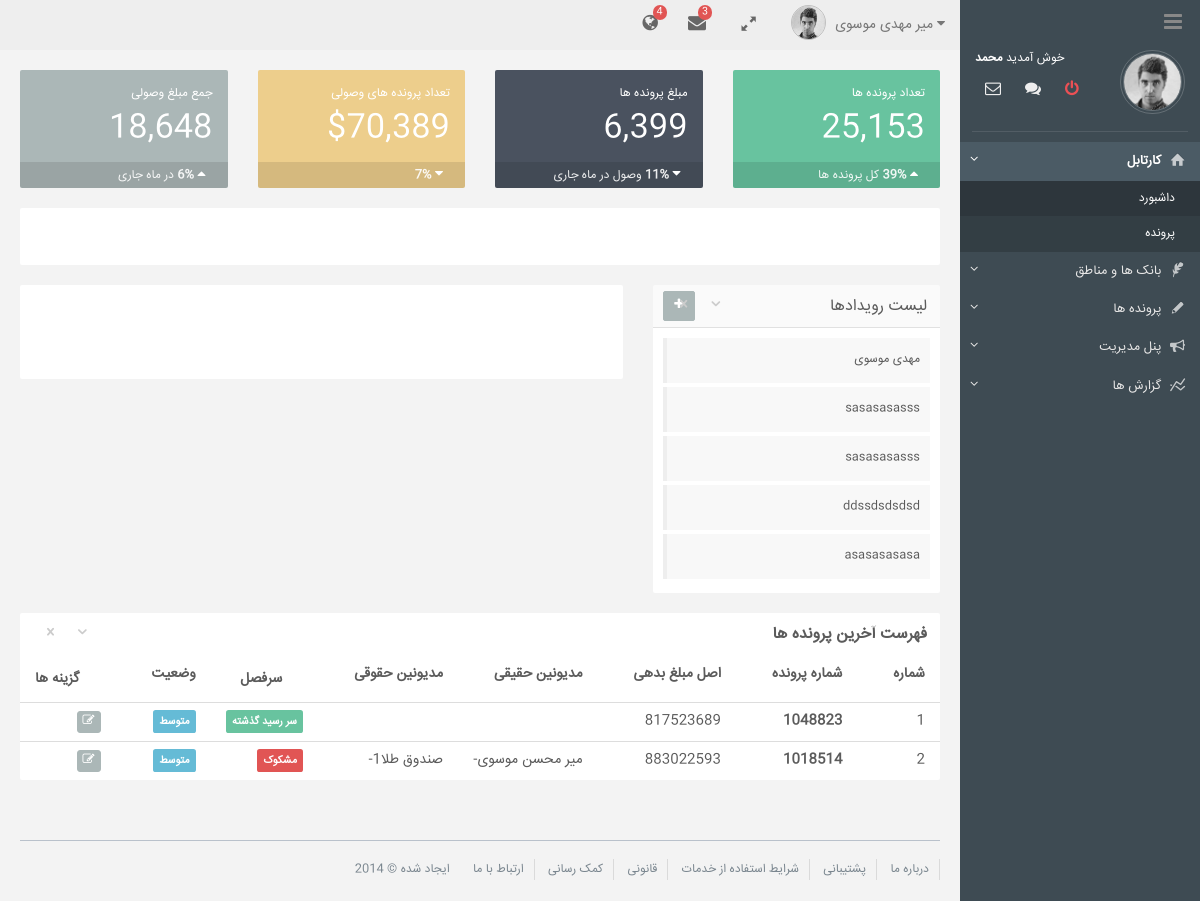
Before: / (signed in) with the older database file.
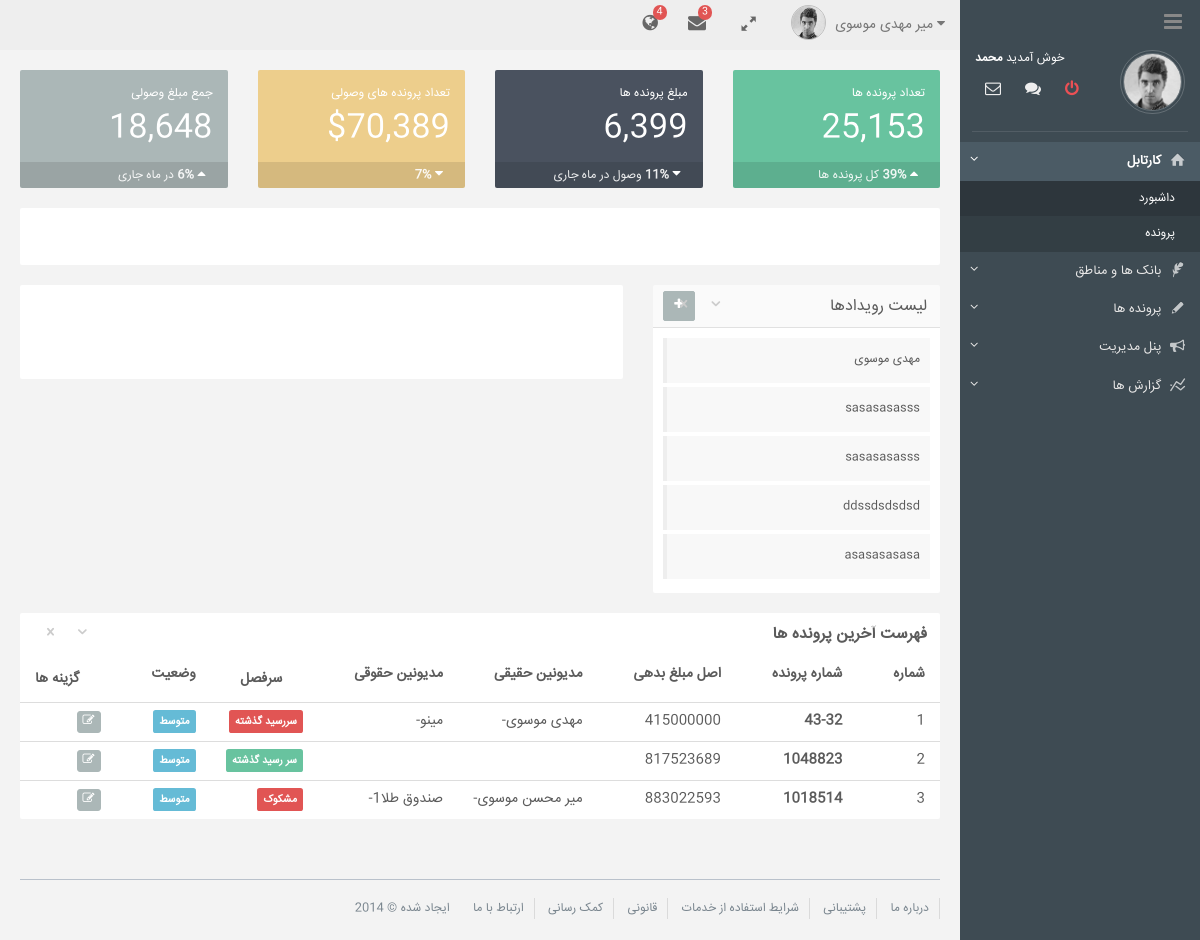
After: the same page with the newer database file.
### employee/models.py (models this page shows, shortened)
@python_2_unicode_compatible
class FileReminder(Base):
    file = models.ForeignKey(File, verbose_name=_('پرونده'), related_name='reminders')
    subject = models.CharField(_('موضوع'), max_length=100)
    detail = models.TextField(_('شرح'))
    persian_date = jmodels.jDateField(_('تاریخ'), null=True)
    class Meta:
        verbose_name = _('file_reminder')
        verbose_name_plural = _('file_reminders')
        db_table = 'file_reminders'

@python_2_unicode_compatible
class EmployeeFile(Base):
    AUTH_STATUS = (
        ('کارشناس', 'کارشناس'),
        ('وکیل', 'وکیل'),
    )
    STATUS = (
        ('enable', 'فعال'),
        ('disable', 'غیر فعال'),
    )
    file = models.ForeignKey(File, verbose_name=_('پرونده'), related_name='employees')
    employee = models.ForeignKey(User, verbose_name=_('کاربر'), related_name='files')
    status = models.CharField(_('وضعیت'), max_length=50, default='enable', choices=STATUS)
    auth_status = models.CharField(_('نوع تخصیص'), max_length=50, default='کارشناس', choices=AUTH_STATUS)
    objects = models.Manager()
    files = FileManager()
    class Meta:
        unique_together = ('file', 'employee')
        verbose_name = _('تخصیص پرونده')
        verbose_name_plural = _('تخصیص پرونده')
        db_table = 'employee_files'

### bank/models.py (models this page shows, shortened)
@python_2_unicode_compatible
class File(Base):
    STATUS = (
        (u"سررسید گذشته", u"سر رسید گذشته"),
        (u"معوق", u"معوق"),
        (u"مشکوک الوصول", u"مشکوک الوصول")
    )
    TYPE = (
        ('جعاله', 'جعاله'),
        ('اعتباری خرید کالا', 'اعتباری خرید کالا'),
        ('خرید خودرو', 'خرید خودرو'),
    )
    ASSURANCE_TYPE = (
        ('خرد', 'خرد'),
        ('متوسط', 'متوسط'),
        ('کلان', 'کلان'),
    )
    file_code = models.CharField(_(u'کد پرونده'), max_length=200, unique=True)
    contract_code = models.CharField(_(u'شماره قرارداد'), max_length=200, unique=True)
    main_deposit = models.PositiveIntegerField(_(u'اصل مبلغ بدهی'), default=100)
    nc_deposit = models.PositiveIntegerField(_(u'وجه التزام'), default=100)
    so_deposit = models.PositiveIntegerField(_(u'سود'), default=100)
    cost_proceeding = models.PositiveIntegerField(_(u'هزینه دادرسی'), default=100)
    branch = models.ForeignKey(Branch, verbose_name=_(u'شعبه'), related_name='files')
    persian_date_refrence = models.CharField(_(u'تاریخ ارجاع'), max_length=10, default=None, null=True)
    persian_normal_date_refrence = models.CharField(_(u'تاریخ ارجاع'), max_length=10, default=None, null=True)
    status = models.CharField(_(u'وضعیت'), max_length=20, choices=STATUS, default='مشکوک')
    file_type = models.CharField(_('نوع قرارداد'), max_length=50, choices=TYPE, default='جعاله')
    class Meta:
        ordering = ['file_code']
        verbose_name = _('file')
        verbose_name_plural = _('files')
        db_table = 'files'
    @property
    def assurance(self):
        if self.main_deposit < 10000000:
            return 'خرد'
        if 10000000 < self.main_deposit < 1000000000:
            return 'متوسط'
        if self.main_deposit < 1000000000:
            return 'کلان'
    @property
    def person_list(self):
        person_str = ''
        for person in self.file_persons.all():
            person_str += '{}-'.format(person.person.full_name)
        return person_str
    @property
    def offices(self):
        office_str = ''
        for office in self.related_office.all():
            office_str += '{}-'.format(office.office.name)
        return office_str

@python_2_unicode_compatible
class PersonFile(Base):
    TYPE = (
        ('مدیون', 'مدیون'),
        ('ضامن', 'ضامن'),
        ('منفرقه', 'متفرقه'),
    )
    file = models.ForeignKey(File, verbose_name=_('پرونده'), related_name='file_persons')
    person = models.ForeignKey(Person, verbose_name=_('شخص'), related_name='file_persons')
    relation_type = models.CharField(_('ارتباط'), max_length=10, default='مدیون', choices=TYPE)
    class Meta:
        unique_together = ['file', 'person']
        verbose_name = _('person_file')
        verbose_name_plural = _('person_files')
        db_table = 'person_files'

@python_2_unicode_compatible
class Person(Base, Human):
    file = models.ManyToManyField(File, through='PersonFile', verbose_name=_('شخص'), related_name='persons')
    class Meta:
        ordering = ['first_name', 'last_name']
        verbose_name = _('person')
        verbose_name_plural = _('persons')
        db_table = 'persons'

@python_2_unicode_compatible
class FileOffice(Base):
    TYPE = (
        ('مدیون', 'مدیون'),
        ('ضامن', 'ضامن'),
        ('منفرقه', 'متفرقه'),
    )
    file = models.ForeignKey(File, verbose_name=_('پرونده'), related_name='related_office')
    office = models.ForeignKey(Office, verbose_name=_('شرکت'), related_name='related_office')
    relation_type = models.CharField(_('ارتباط'), max_length=10, default='مدیون', choices=TYPE)
    description = models.TextField(_('توضیحات'), null=True)
    class Meta:
        unique_together = ['file', 'office']
        verbose_name = _('file_office')
        verbose_name_plural = _('file_offices')
        db_table = 'file_offices'

@python_2_unicode_compatible
class Office(Base, Location):
    name = models.CharField(_('نام شرکت'), max_length=200)
    city = models.ForeignKey(City, verbose_name=_('نام شهر'),null=True)
    register_number = models.PositiveIntegerField(_('شماره ثبت'), unique=True)
    class Meta:
        ordering = ['register_number']
        verbose_name = _('person_office')
        verbose_name_plural = _('person_offices')
        db_table = 'person_offices'

### employee/views.py (the view)
# urls.py: url(r'^$', dashboard, name='main'),
@login_required(login_url='/employee/login/')
@permission_required('employee.profile.dashboard')
def dashboard(request):
    files_emp = EmployeeFile.objects.filter(employee=request.user).values_list('file', flat=True)
    follows = FollowUp.objects.filter(file__in=files_emp)[:8]
    reminders = FileReminder.objects.filter(file__in=files_emp).order_by('-created_at')[:10]
    last_files = EmployeeFile.files.filter(employee=request.user).order_by('-created_at')[:10]
    return render(
        request,
        'bank/employee/dashboard.html',
        {
            'follows': follows,
            'reminders': reminders,
            'files': last_files
        }
    )

### base/models.py (called while the page is built)
    @property
    def full_name(self):
        return '{} {}'.format(self.first_name, self.last_name)

### employee/models.py (called while the page is built)
    def get_queryset(self):
            return super(FileManager, self).get_queryset().filter(status='enable')

### bank/templates/bank/employee/dashboard.html (shortened to what the changed rows need)
{% extends 'bank/base.html' %}
{%  load staticfiles %}
{% block content %}
<div class="row top-summary">
    <div class="col-lg-3 col-md-6">
        <div class="widget green-1 animated fadeInDown">
            <div class="widget-content padding">
                <div class="text-box">
                    <h2><span class="animate-number" data-value="25153" data-duration="3000">25,153</span></h2>
                </div>
            </div>
        </div>
    </div>
    <div class="col-lg-3 col-md-6">
        <div class="widget darkblue-2 animated fadeInDown">
            <div class="widget-content padding">
                <div class="text-box">
                    <h2><span class="animate-number" data-value="6399" data-duration="3000">6,399</span></h2>
                </div>
            </div>
        </div>
    </div>
    <div class="col-lg-3 col-md-6">
        <div class="widget orange-4 animated fadeInDown">
            <div class="widget-content padding">
                <div class="text-box">
                    <h2>$<span class="animate-number" data-value="70389" data-duration="3000">70,389</span></h2>
                </div>
            </div>
        </div>
    </div>
    <div class="col-lg-3 col-md-6">
        <div class="widget lightblue-1 animated fadeInDown">
            <div class="widget-content padding">
                <div class="text-box">
                    <h2><span class="animate-number" data-value="18648" data-duration="3000">18,648</span></h2>
                </div>
            </div>
        </div>
    </div>
</div>
<div class="row">
    <div class="col-lg-4 portlets ui-sortable">
        <div id="todo-app" class="widget">
            <div class="widget-header centered">
                <h2>لیست رویدادها</h2>
            </div>
            <div class="widget-content padding-sm">
                <ul class="todo-list ui-sortable">
                    {% for reminder in reminders %}
                        <li>
                        <span class="todo-item editable editable-click">
                            {{ reminder.detail }}
                        </span>
                    </li>
                    {% endfor %}
                </ul>
            </div>
        </div>
    </div>
</div>
<div class="row">
					<div class="col-md-12">
						<div class="widget">
							<div class="widget-header transparent">
								<h2><strong>فهرست آخرین پرونده ها</strong> </h2>
							</div>
							<div class="widget-content">
								<div class="table-responsive">
									<table data-sortable="" class="table" data-sortable-initialized="true">
										<thead>
											<tr>
												<th>شماره</th>
												<th>شماره پرونده</th>
												<th>اصل مبلغ بدهی</th>
												<th>مدیونین حقیقی</th>
												<th>مدیونین حقوقی</th>
												<th data-sortable="false">سرفصل</th>
												<th>وضعیت</th>
												<th data-sortable="false">گزینه ها</th>
											</tr>
										</thead>
										<tbody>
                                                {%  for file in files %}
                                                    <tr>
                                                    <td>{{ forloop.counter }}</td>
                                                    <td><strong>{{ file.file.file_code }}</strong></td>
                                                    <td>{{ file.file.main_deposit }}</td>
                                                    <td>{{ file.file.person_list }}</td>
                                                    <td>{{ file.file.offices }}</td>
                                                    {% if file.file.status == 'سر رسید گذشته' %}
                                                        <td><span class="label label-success">{{ file.file.status }}</span></td>
                                                    {% elif file.file.status == 'معوق' %}
                                                        <td><span class="label label-warning">{{ file.file.status }}</span></td>
                                                    {% else %}
                                                        <td><span class="label label-danger">{{ file.file.status }}</span></td>
                                                    {% endif %}
                                                    {% if file.file.assurance == 'خرد' %}
                                                        <td><span class="label label-success">{{ file.file.assurance }}</span></td>
                                                    {% elif file.file.assurance == 'متوسط' %}
                                                        <td><span class="label label-info">{{ file.file.assurance }}</span></td>
                                                    {% else %}
                                                        <td><span class="label label-danger">{{ file.file.assurance }}</span></td>
                                                    {% endif %}
                                                    <td>
                                                        <div class="btn-group btn-group-xs">
                                                            <a href="{% url "employee:employee_file_detail" file.file.id %}" data-toggle="tooltip" title="مشاهده پرونده" class="btn btn-default"><i class="fa fa-edit"></i></a>
                                                        </div>
                                                    </td>
                                                </tr>
                                                {% endfor %}
										</tbody>
									</table>
								</div>
							</div>
						</div>
					</div>
				</div>
{% endblock %}

Changed rows visible on the page:
added EmployeeFile: file.file_code "43-32", file.main_deposit "415000000", file.person_list "مهدی موسوی-", file.offices "مینو-", file.status "سررسید گذشته", file.assurance "متوسط"
